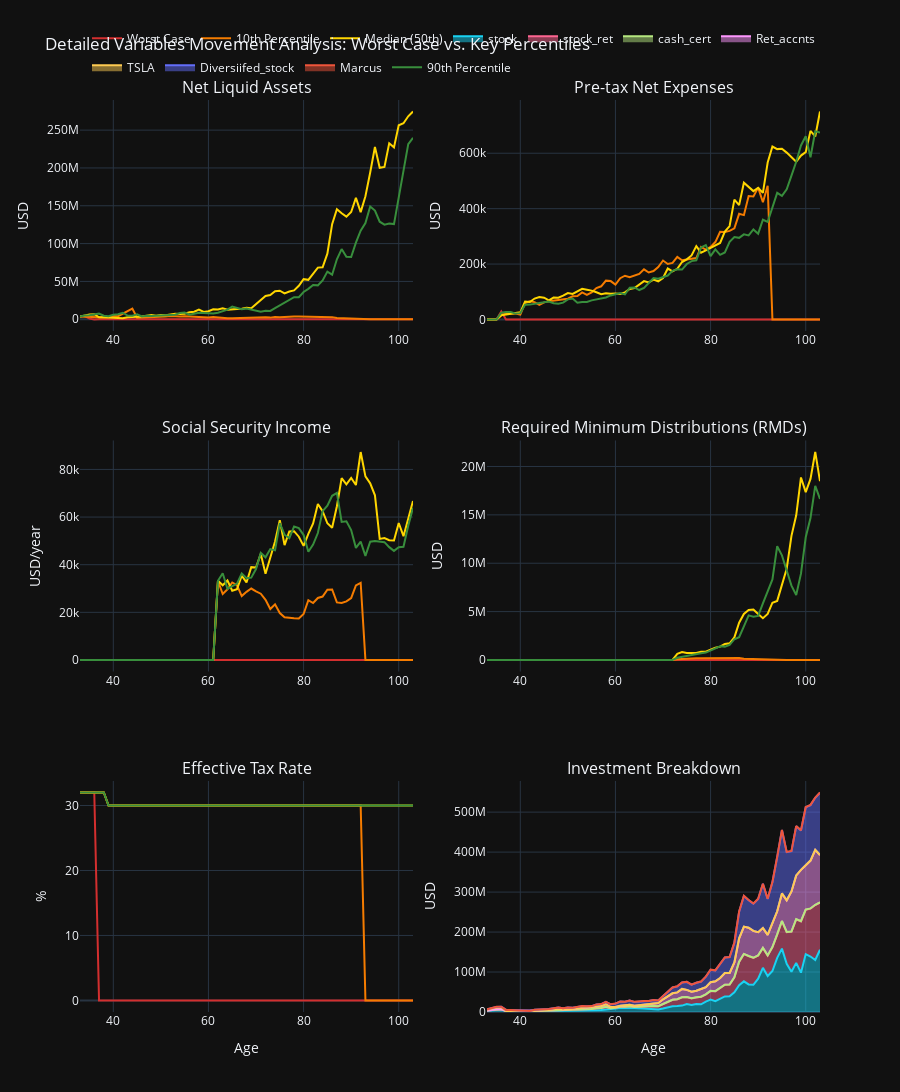

The notebook cell this image was saved under:
### Code cell
# ================================================================================
# VARIABLES MOVEMENT ANALYSIS - Worst Case & Key Percentiles
# ================================================================================

# Define scenarios to visualize
scenarios = [
    ('Worst Case', worst_case, '#D32F2F'),
    ('10th Percentile', p10_case, '#F57C00'),
    ('Median (50th)', median_case, '#FFD600'),
    ('90th Percentile', p90_case, '#388E3C'),
]

# Create subplots for key variables
fig = make_subplots(
    rows=3, cols=2,
    subplot_titles=(
        'Net Liquid Assets',
        'Pre-tax Net Expenses', 
        'Social Security Income',
        'Required Minimum Distributions (RMDs)',
        'Effective Tax Rate',
        'Investment Breakdown'
    ),
    specs=[[{'secondary_y': False}, {'secondary_y': False}],
           [{'secondary_y': False}, {'secondary_y': False}],
           [{'secondary_y': False}, {'secondary_y': False}]],
    vertical_spacing=0.12,
    horizontal_spacing=0.1
)

# Plot each scenario
for scenario_name, scenario_data, color in scenarios:
    broke_age, df, sim_id = scenario_data
    
    # 1. Net Liquid Assets
    fig.add_trace(
        go.Scatter(x=df['age'], y=df['Net_liquid_left'], 
                   name=scenario_name, line=dict(color=color, width=2),
                   legendgroup=scenario_name),
        row=1, col=1
    )
    
    # 2. Pre-tax Net Expenses
    fig.add_trace(
        go.Scatter(x=df['age'], y=df['Pre_tax_net_expense'], 
                   name=scenario_name, line=dict(color=color, width=2),
                   legendgroup=scenario_name, showlegend=False),
        row=1, col=2
    )
    
    # 3. Social Security Income
    fig.add_trace(
        go.Scatter(x=df['age'], y=df['social_sec_income'], 
                   name=scenario_name, line=dict(color=color, width=2),
                   legendgroup=scenario_name, showlegend=False),
        row=2, col=1
    )
    
    # 4. RMDs
    fig.add_trace(
        go.Scatter(x=df['age'], y=df['rmd'], 
                   name=scenario_name, line=dict(color=color, width=2),
                   legendgroup=scenario_name, showlegend=False),
        row=2, col=2
    )
    
    # 5. Effective Tax Rate
    fig.add_trace(
        go.Scatter(x=df['age'], y=df['effective_tax_rate'], 
                   name=scenario_name, line=dict(color=color, width=2),
                   legendgroup=scenario_name, showlegend=False),
        row=3, col=1
    )
    
    # 6. Investment Breakdown (stacked area for one scenario - median)
    if scenario_name == 'Median (50th)':
        # Get investment columns
        inv_cols = [col for col in df.columns if col.endswith('_current_value')]
        if inv_cols:
            for inv_col in inv_cols:
                inv_name = inv_col.replace('_current_value', '')
                fig.add_trace(
                    go.Scatter(x=df['age'], y=df[inv_col], 
                               name=inv_name, 
                               stackgroup='one',
                               mode='lines'),
                    row=3, col=2
                )

# Update axes labels
fig.update_xaxes(title_text="Age", row=3, col=1)
fig.update_xaxes(title_text="Age", row=3, col=2)
fig.update_yaxes(title_text="USD", row=1, col=1)
fig.update_yaxes(title_text="USD", row=1, col=2)
fig.update_yaxes(title_text="USD/year", row=2, col=1)
fig.update_yaxes(title_text="USD", row=2, col=2)
fig.update_yaxes(title_text="%", row=3, col=1)
fig.update_yaxes(title_text="USD", row=3, col=2)

# Update layout
fig.update_layout(
    title_text="Detailed Variables Movement Analysis: Worst Case vs. Key Percentiles",
    height=1200,
    template='plotly_dark',
    hovermode='x unified',
    showlegend=True,
    legend=dict(
        orientation="h",
        yanchor="bottom",
        y=1.02,
        xanchor="right",
        x=1
    )
)

fig.show()

# Print detailed analysis for worst case
print("\\n" + "="*80)
print("WORST CASE SCENARIO ANALYSIS")
print("="*80)
worst_broke_age, worst_df, worst_sim_id = worst_case
print(f"Simulation ID: #{worst_sim_id}")
print(f"Broke at Age: {worst_broke_age:.1f}")
print(f"\\nKey Metrics at Retirement (Age ~{retirement_year - year_of_birth}):")
ret_year_idx = retirement_year - current_year
if ret_year_idx < len(worst_df):
    ret_data = worst_df.iloc[ret_year_idx]
    print(f"  Net Liquid Assets: ${ret_data['Net_liquid_left']:,.0f}")
    print(f"  Annual Expenses (pre-tax): ${ret_data['Pre_tax_net_expense']:,.0f}")
    
print(f"\\nKey Metrics at Broke Age ({worst_broke_age:.0f}):")
if len(worst_df) > 0:
    final_data = worst_df.iloc[-1]
    print(f"  Final Net Liquid: ${final_data['Net_liquid_left']:,.0f}")
    print(f"  Social Security Income: ${final_data['social_sec_income']:,.0f}/year")
    print(f"  Effective Tax Rate: {final_data['effective_tax_rate']:.1f}%")
    
print("="*80)
